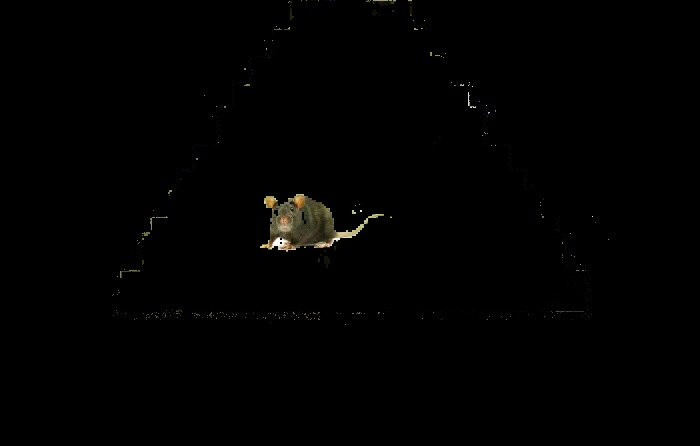
#> input picture scripts/flagContaminantV1/testWithContaminant.jpg, 700 x 446 px
$ python flagIfContaminant.py --image testWithContaminant.jpg
#> lines starting #> are read from the running program, lines starting #| are printed output that depends on the picture; after the words box and inside, x2 and y2 are one past the last pixel; in counts of white or black regions, pixels touching at a corner belong together; long printed decimals are rounded
"""
" File:     flagIfContaminant.py
" Author:   Kevin Ajili <kajili@ucsc.edu>
" Author:   An Tran <anngtran@ucsc.edu>
" Date:     05-21-2018
"""

import time
import argparse
import cv2
import numpy as np
from PIL import Image
from matplotlib import pyplot as plt

startTime = time.time()

#usage python3 flagIfContaminant.py -i example.jpg
# construct the argument parser and parse the arguments
ap = argparse.ArgumentParser()
ap.add_argument("-i", "--image", help = "path to the image")
args = vars(ap.parse_args())

# Apply Gaussian Thresholding to image
imgBeforeThresh = cv2.imread(args["image"],0)
#> imgBeforeThresh: shape (446, 700); min 0, max 255, mean 1.3
imgBeforeThresh = cv2.medianBlur(imgBeforeThresh,5)
imgGauss = cv2.adaptiveThreshold(imgBeforeThresh,255,cv2.ADAPTIVE_THRESH_GAUSSIAN_C,\
            cv2.THRESH_BINARY,11,2)
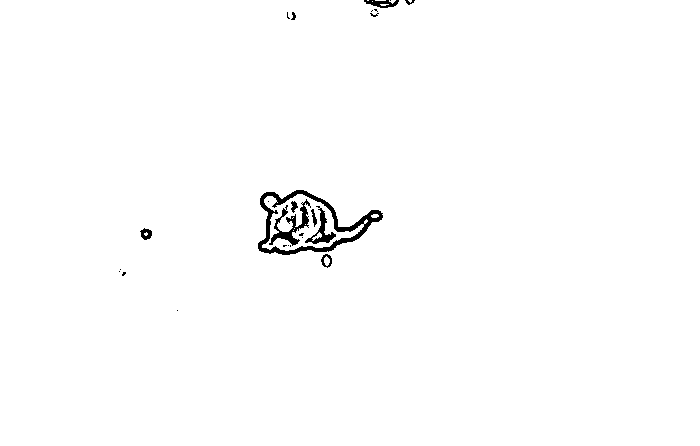
#> imgGauss: shape (446, 700); 99.1% white; 25 black regions (15 under 20 px), largest, box (x1, y1, x2, y2) and area: (258, 190, 383, 255) 1545, (269, 199, 311, 246) 554, (305, 206, 336, 244) 312

# Convert imgGauss array into image for use with PIL libraries
image = Image.fromarray(imgGauss)

# Save image after applying Gaussian Thresholding
image.save('gaussThresh.jpg')

#getcolors() gets a list of rgb in an image. return a list of (count, pixel)
colors = image.convert('RGB').getcolors(100000)
#> colors = [(309245, (255, 255, 255)), (2955, (0, 0, 0))]

sortedColors = sorted(colors)
#> sortedColors = [(2955, (0, 0, 0)), (309245, (255, 255, 255))]

#Percent from the number of times a certain color pixel appears over all the pixels in an image
totalPixels = 0
whitePixels = 0
for x in sortedColors:
    totalPixels = totalPixels + x[0]
    if(235 < x[1][0] and 235 < x[1][1] and 235 < x[1][2]):
        whitePixels = whitePixels + x[0]
#> this loop made 2 passes
#> (x, totalPixels, whitePixels) on pass 2: ((309245, (255, 255, 255)), 312200, 309245)
#> (x, totalPixels) on pass 1: ((2955, (0, 0, 0)), 2955)
#> after the loop, totalPixels = 312200; whitePixels = 309245

percentOfWhite = (whitePixels / totalPixels) * 100
#> percentOfWhite = 99.05

# Print the percentage of white pixels that appears in the image
print(str(percentOfWhite) + "% of white pixels in the image." )
#| 99.053% of white pixels in the image.

contaminantIsFound = False

# If image has less than 99.78% white pixels, it's very likely to contain a contaminant.
#  Note: This is based on testing images after masking green + background,
#  where 99.80% is the lowest value found in images with no contaminants. Subject to change.
if(percentOfWhite < 99.78):
    contaminantIsFound = True

print("Contaminant Found: " + str(contaminantIsFound))

# Displays running time
print("Running Time: " + str(time.time() - startTime) + " seconds")
